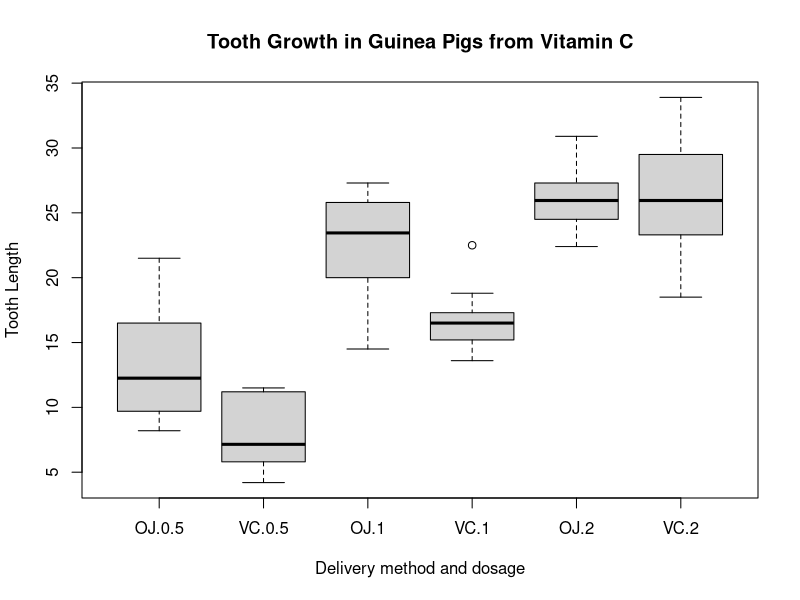

Recreate this plot in R.
## ---- chunk 1
knitr::opts_chunk$set(echo = TRUE)
library(dplyr)
options(width=80)
## ---- chunk 2
boxplot(len ~ supp + dose, ToothGrowth, xlab = "Delivery method and dosage", ylab = "Tooth Length", main="Tooth Growth in Guinea Pigs from Vitamin C")
## ---- chunk 3
tbl_df(ToothGrowth) %>% group_by(supp, dose) %>% summarize(mean = mean(len), sd = sd(len))
## ---- chunk 4
summary(lm(len ~ dose, ToothGrowth))
## ---- chunk 5
t.test(subset(ToothGrowth, supp=='OJ')$len, subset(ToothGrowth, supp=='VC')$len, alternative = "g", var.equal = FALSE)
## ---- chunk 6
t.test(subset(ToothGrowth, supp=='OJ' & dose==0.5)$len, subset(ToothGrowth, supp=='VC' & dose==0.5)$len, alternative = "g", var.equal = FALSE)
t.test(subset(ToothGrowth, supp=='OJ' & dose==1.0)$len, subset(ToothGrowth, supp=='VC' & dose==1.0)$len, alternative = "g", var.equal = FALSE)
